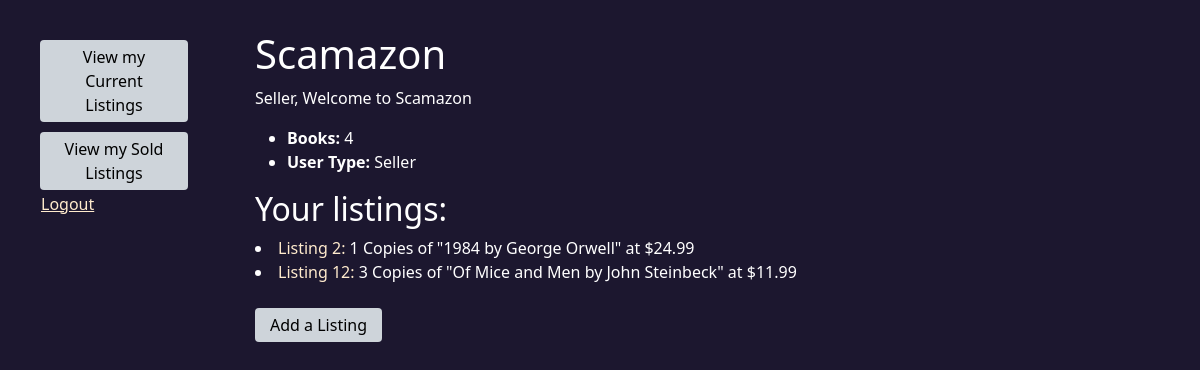
Page /seller/ (signed in) on the earlier database version.
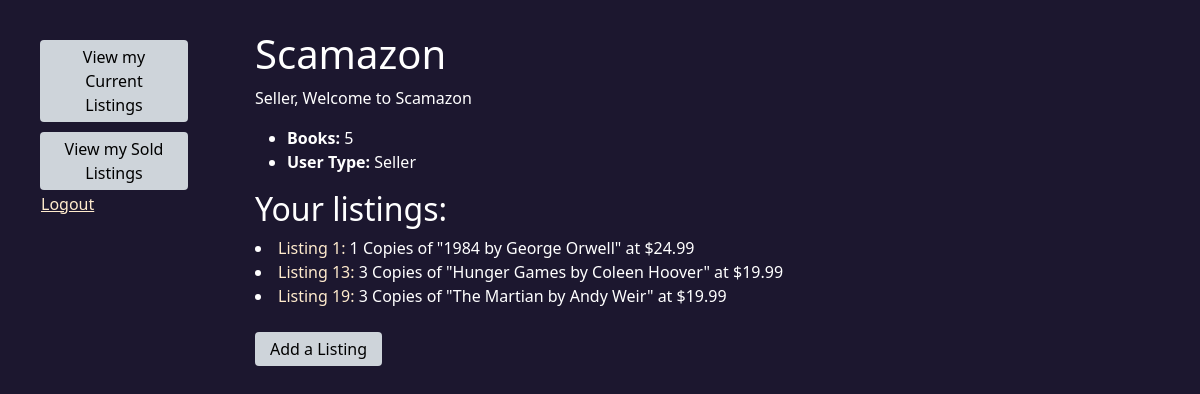
Same page on the later database version.
### store/models.py (models this page shows, shortened)
class CustomUser(AbstractUser):
    type = models.CharField(max_length=10)

class Listing(models.Model):
    listingID = models.CharField(max_length = 13)
    isbn = models.ForeignKey(Book, null = True, on_delete=models.CASCADE)
    quantity = models.IntegerField(default = 1)
    userID = models.ForeignKey(CustomUser, null = True, on_delete=models.DO_NOTHING)
    price = models.FloatField(default = 0, validators = [MinValueValidator(0)])
    image = models.ForeignKey(Image, null = True, on_delete=models.CASCADE)

class Book(models.Model):
    title = models.CharField(max_length=200)
    author = models.CharField(max_length=200)
    isbn = models.CharField(max_length=13, primary_key=True)
    pages = models.IntegerField(default=0, validators = [MinValueValidator(0)])
    rating = models.FloatField(default=0, validators = [MinValueValidator(0), MaxValueValidator(5.0)])
    description = models.CharField(default = None, blank = True, null = True, max_length = 1500)
    def __str__(self):
        return self.title + " by " + self.author

### store/views.py (the view)
# urls.py: path("seller/", views.seller_dashboard, name="seller_dashboard"),
@login_required
def seller_dashboard(request):
    num_books = Book.objects.all().count()
    listings_list = Listing.objects.filter(userID=request.user.id)
    orders_list = Order.objects.filter(seller=request.user)
    undelivered_count = 0
    for order in orders_list:
        if not order.delivered:
            undelivered_count += 1
    context = {
        'num_books': num_books,
        'user_type': request.user.type,
        'listing_list': listings_list,
        'undelivered_count': undelivered_count
    }
    return render(request, 'seller_dashboard.html', context=context)

### store/templates/seller_dashboard.html (shortened to what this page needs)
{% extends "base_generic.html" %}
{% block content %}
  <h1>Scamazon</h1>
  <p>
    Seller, Welcome to Scamazon
  </p>
  <ul>
    <li><strong>Books:</strong> {{ num_books }}</li>
    <li><strong>User Type:</strong> {{ user_type }}</li>
  </ul>
  <h2>Your listings: </h2>
  {%for listing in listing_list %}
    <li><a href="/seller/listings/{{listing.id}}"> Listing {{listing.id}}: </a> {{listing.quantity}} Copies of "{{listing.isbn}}" at ${{listing.price}}</li>
  {%endfor%}
  <br>
  <form action="{% url 'add_listing' %}" method="POST">
    <button type="submit">Add a Listing</button>
    </form>
{% endblock %}

### store/templates/base_generic.html (shortened to what this page needs)
<!DOCTYPE html>
<html lang="en">
  <head>
    <link href="https://cdn.jsdelivr.net/npm/bootstrap@5.3.3/dist/css/bootstrap.min.css"
      rel="stylesheet"
>
    {% load static %}
    <link rel="stylesheet" href="{% static 'style.css' %}" />
  </head>
  <body>
    <div class="container-fluid">
      <div class="row">
        <div class="col-sm-2 sidebar">
          {% block sidebar %}
          {% if user.is_authenticated and user.type == "Buyer"%}
            <div class="sidebar-nav">
              <div><a href="/">Home</a></div>
              <div><a href="/browse-books/">All books</a></div>
              <div><a href="/browse-authors/">All authors</a></div>
            </div>
            <div class="mt-10">User: {{ user.get_username }}</div>
            <div>
            <form class="d-flex mt-10" method="post" style="display:inline" action="{% url 'search' %}">
                {% csrf_token %}
                <input class="form-control me-2" type="search" name="search">
                <button id="search-button" type="submit">Search</button>
              </form>
            </div>
            <div>
              <form class="mt-10" action="{% url 'cart' %}" method="POST">
                {% csrf_token %}
                <button type="submit">View my Cart</button>
              </form>
              <form class="mt-10" action="{% url 'buyer_orders' %}" method="POST">
                {% csrf_token %}
                <button type="submit">View my Past Orders</button>
              </form>
              <form id="logout-form" class="mt-10" method="post" action="{% url 'logout' %}">
                {% csrf_token %}
                <button type="submit" class="btn btn-link">Logout</button>
              </form>
            </div>
          {% elif  user.is_authenticated and user.type == "Seller"%}
          <form class="mt-10" action="{% url 'seller_dashboard' %}" method="POST">
            <button type="submit">View my Current Listings</button>
          </form>
          <form class="mt-10" action="{% url 'seller_orders' %}" method="POST">
            <button type="submit">View my Sold Listings</button>
          </form>
          <form id="logout-form" method="post" action="{% url 'logout' %}">
            <button type="submit" class="btn btn-link">Logout</button>
          </form>
          {% endif %}
          {% endblock %}
        </div>
        <div class="{% if user.is_authenticated %} col-sm-10 logged-in-content {%endif%}">{% block content %}{% endblock %}</div>
      </div>
    </div>
  </body>
</html>

### store/static/style.css (style rules this page uses)
body { background-color: rgba(28,23,47,255); color: white; }
#logout-form { display: inline; }
#logout-form button { padding: 0; margin: 0; display: inline; }
.mt-10 { margin-top: 10px; }
a, .btn-link { color: blanchedalmond; }
.sidebar { padding-top: 30px; padding-left: 40px; }
.logged-in-content { padding: 30px 55px; }
a { text-decoration: none; }

Differences in the rows shown:
removed Listing: id "2", quantity "1", isbn "1984 by George Orwell", price "24.99"
removed Listing: id "12", quantity "3", isbn "Of Mice and Men by John Steinbeck", price "11.99"
added Listing: id "1", quantity "1", isbn "1984 by George Orwell", price "24.99"
added Listing: id "13", quantity "3", isbn "Hunger Games by Coleen Hoover", price "19.99"
added Listing: id "19", quantity "3", isbn "The Martian by Andy Weir", price "19.99"
Other differences:
{{ num_books }}: "4" → "5"
